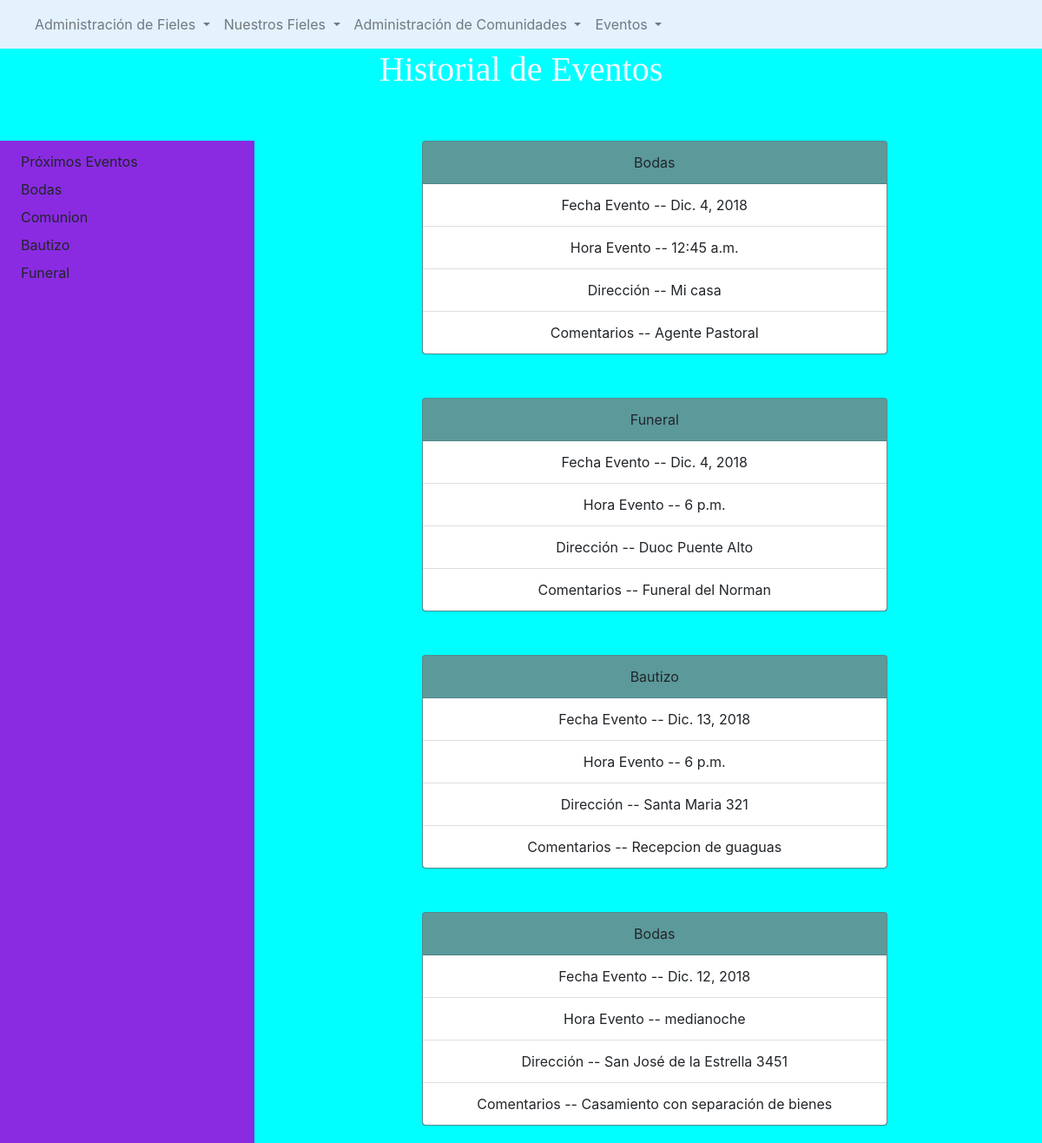
Screenshot of /lista_eventos/ with the database file from the repository.
### core/models.py (models this page shows, shortened)
class TipoEvento(models.Model):
    descripcion = models.CharField(max_length=30)
    def __str__(self):
        return self.descripcion
    class Meta:
        verbose_name = "Tipo de Evento"
        verbose_name_plural = "Tipos de Evento"

class Evento(models.Model):
    fecha_evento = models.DateField(auto_now=False, auto_now_add=False)
    hora_evento = models.TimeField(auto_now=False, auto_now_add=False)
    descripcion = models.CharField(max_length=50)
    direccion = models.CharField(max_length=50)
    tipo_evento = models.ForeignKey(TipoEvento, on_delete=models.CASCADE)
    class Meta:
        verbose_name = "Evento"
        verbose_name_plural = "Eventos"

### core/views.py (the view)
# urls.py: path('lista_eventos/', views.ListadoEventos, name='lista_eventos'),
def ListadoEventos(request):
    eventos = Evento.objects.all()
    return render(request, 'core/listado_eventos.html', {'eventos':eventos})

### core/processors.py (called while the page is built)
def VariableBase(request):
    tipos_persona = TipoPersona.objects.all()
    tipos_evento = TipoEvento.objects.all()
    comunidades = Comunidad.objects.all()
    variables = {
        'tp':tipos_persona,
        'te':tipos_evento,
        'c':comunidades,
    }
    return variables

### core/templates/core/listado_eventos.html (shortened to what this page needs)
{% extends 'core/base.html' %}
{% load static %}
{% block contenido%}
<h1>Historial de Eventos</h1>
<div class="row">
    <div class="col-sm-3" style="margin-top: 50px; background-color: blueviolet;">
        {% if te %}
        <a class="dropdown-item" href="">Próximos Eventos</a>
        {% for te in te %}
        <a class="dropdown-item" href="{% url 'lista_eventos_filtro_tipo' te.id %}">{{te.descripcion}}</a>
        {% endfor%}
        {% else %}
        No hay tipos de evento
        {% endif%}
    </div>
    {% if eventos %}
    <div class="col-sm-9">
        {%for e in eventos %}
        <div class="card" style="width: 60%; margin: 50px 20% 20px;text-align: center">
            <div class="card-header">
                {{e.tipo_evento}}
            </div>
            <ul class="list-group list-group-flush">
                <li class="list-group-item">Fecha Evento -- {{e.fecha_evento}}</li>
                <li class="list-group-item">Hora Evento -- {{e.hora_evento }}</li>
                <li class="list-group-item">Dirección -- {{e.direccion }}</li>
                <li class="list-group-item">Comentarios -- {{e.descripcion }}</li>
            </ul>
        </div>
        {% endfor %}
    </div>
</div>
{% else %}
<p>No hay eventos registrados</p>
{% endif %}
{% endblock contenido%}

### core/templates/core/base.html (shortened to what this page needs)
<!DOCTYPE html>
<html lang="en">
<head>
    {% load static %}
    <link rel="stylesheet" href="https://stackpath.bootstrapcdn.com/bootstrap/4.1.3/css/bootstrap.min.css">
    <link rel="stylesheet" href="{% static 'core/css/estilo_general.css' %}">
</head>
<body>
    <nav class="navbar navbar-expand-lg navbar-light" style="background-color: #e3f2fd;">
        <div class="collapse navbar-collapse" id="navbarNavDropdown">
            <ul class="navbar-nav">
                <li class="nav-item dropdown">
                    <a class="nav-link dropdown-toggle" href="#" id="navbarDropdownMenuLink" role="button" data-toggle="dropdown"
                        aria-haspopup="true" aria-expanded="false">
                        Administración de Fieles
                    </a>
                </li>
                <li class="nav-item dropdown">
                    <a class="nav-link dropdown-toggle" href="#" id="navbarDropdownMenuLink" role="button" data-toggle="dropdown"
                        aria-haspopup="true" aria-expanded="false">
                        Nuestros Fieles
                    </a>
                </li>
                <li class="nav-item dropdown">
                    <a class="nav-link dropdown-toggle" href="#" id="navbarDropdownMenuLink" role="button" data-toggle="dropdown"
                        aria-haspopup="true" aria-expanded="false">
                        Administración de Comunidades
                    </a>
                </li>
                <li class="nav-item dropdown">
                    <a class="nav-link dropdown-toggle" href="#" id="navbarDropdownMenuLink" role="button" data-toggle="dropdown"
                        aria-haspopup="true" aria-expanded="false">
                        Eventos
                    </a>
                </li>
            </ul>
        </div>
    </nav>
    {% block contenido %}
    {% endblock contenido %}
</body>
</html>

### core/static/core/css/estilo_general.css (style rules this page uses)
nav { background-color: blue; }
body { background-color: aqua; }
.card { background-color: cadetblue; }
h1 { text-align: center; color: aliceblue; font-family: 'Times New Roman', Times, serif; size: 15px; }

### rows the page displays
TipoEvento: descripcion "Bodas"
TipoEvento: descripcion "Comunion"
TipoEvento: descripcion "Bautizo"
TipoEvento: descripcion "Funeral"
Evento: tipo_evento "Bodas", fecha_evento "Dic. 4, 2018", hora_evento "12:45 a.m.", direccion "Mi casa", descripcion "Agente Pastoral"
Evento: tipo_evento "Funeral", fecha_evento "Dic. 4, 2018", hora_evento "6 p.m.", direccion "Duoc Puente Alto", descripcion "Funeral del Norman"
Evento: tipo_evento "Bautizo", fecha_evento "Dic. 13, 2018", hora_evento "6 p.m.", direccion "Santa Maria 321", descripcion "Recepcion de guaguas"
Evento: tipo_evento "Bodas", fecha_evento "Dic. 12, 2018", hora_evento "medianoche", direccion "San José de la Estrella 3451", descripcion "Casamiento con separación de bienes"
